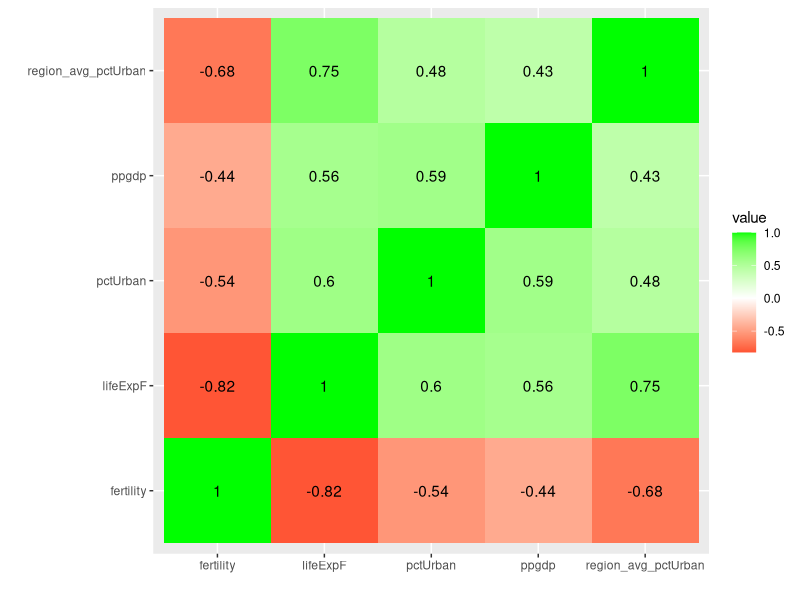
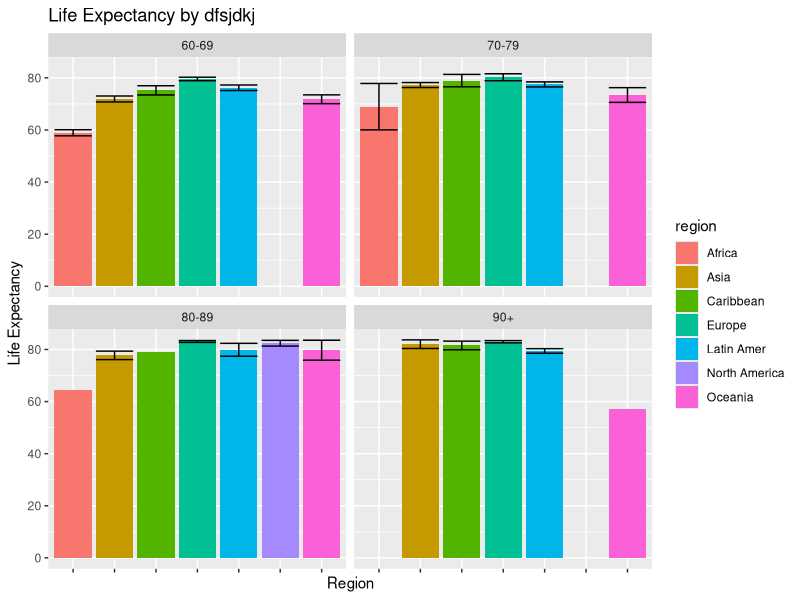
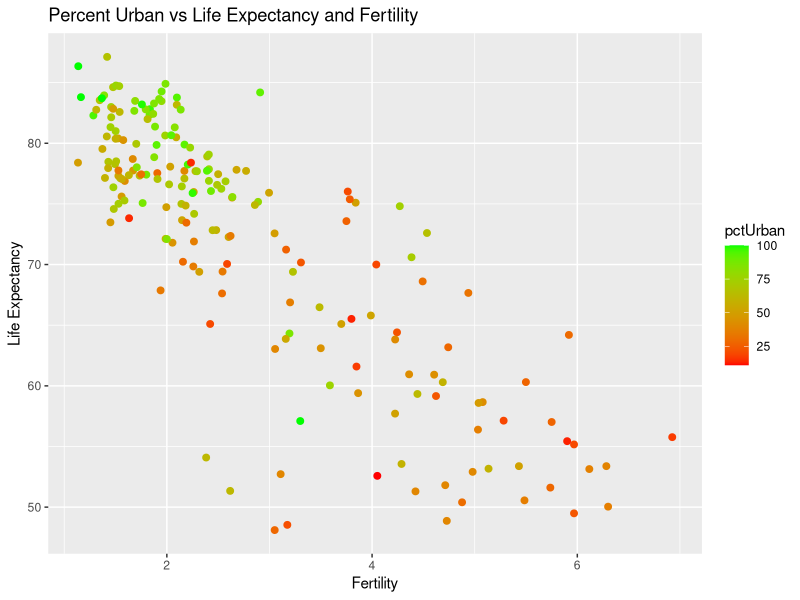
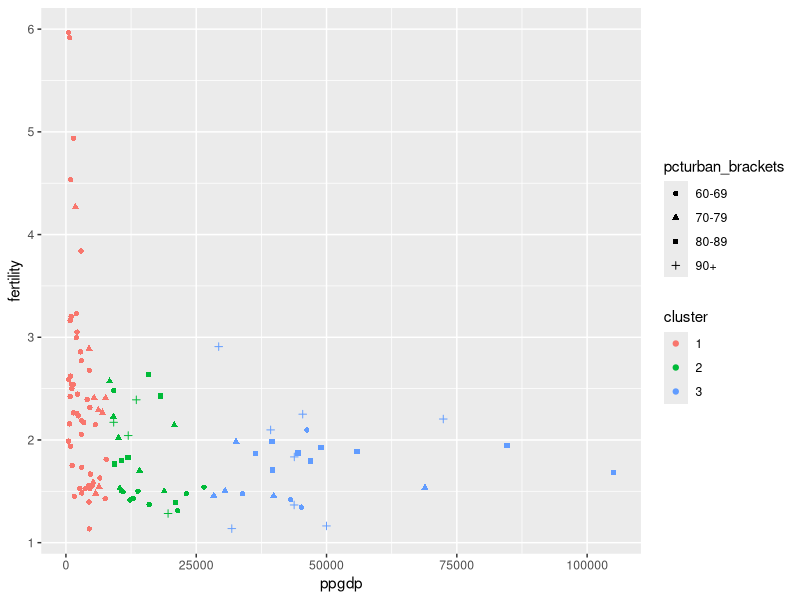

Write the R code that produced these figures, in order.
## ---- chunk 1
knitr::opts_chunk$set(echo = TRUE)
## ---- chunk 2
library(carData)
library(dplyr)
library(tidyverse)
library(data.table)
u = UN %>% na.omit()
setDT(u, keep.rownames = "country")
u1 = u %>% select(country, region, group, fertility, lifeExpF) 
u2 = u %>% select(country, ppgdp, pctUrban)

u1 = u1 %>% pivot_wider(names_from = region, values_from = fertility)
u1 = u1 %>% pivot_longer(c(4:10), names_to = "region", values_to = "fertility") %>% na.omit()
## ---- chunk 3
u_full = u1 %>% left_join(u2) #joining by country
## ---- chunk 4
u_full = u_full %>% mutate_at(c("group"),as.character)
u_full = u_full %>% mutate(pcturban_brackets = case_when(pctUrban >= 90 ~ "90+", 80 <= pctUrban & pctUrban <= 89 ~ "80-89", 70 <= pctUrban & pctUrban <= 79 ~ "70-79", pctUrban <= 69 ~ "60-69"))
u_full = u_full %>% group_by(region) %>% mutate(region_avg_pctUrban = mean(pctUrban))

u_full %>% group_by(region) %>% summarise(mean(ppgdp))

u_full %>% select(country, lifeExpF, ppgdp) %>% filter (ppgdp > mean(ppgdp)) %>% group_by(country) %>% arrange(desc(ppgdp))

u_full = u_full %>% ungroup()
## ---- chunk 5
u_full %>% summarize_if(is.numeric, mean)
u_full %>% summarize_if(is.numeric, sd)
u_full %>% summarize_if(is.numeric, var)
u_full %>% summarize_if(is.numeric, min)
u_full %>% summarize_if(is.numeric, max)
u_full %>% summarize_if(is.numeric, n_distinct)

u_full %>% filter(region == "Asia" | region == "Europe" | region == "Latin Amer" | region == "Caribbean") %>% group_by(region) %>% summarize_if(is.numeric,mean)

u_full %>% filter(region == "Asia" | region == "Europe" | region == "Latin Amer" | region == "Caribbean") %>% group_by(region) %>% summarize_if(is.numeric,min)

u_full %>% filter(region == "Asia" | region == "Europe" | region == "Latin Amer" | region == "Caribbean") %>% group_by(region) %>% summarize_if(is.numeric,max)

u_full %>% filter(region == "Asia" | region == "Europe" | region == "Latin Amer" | region == "Caribbean") %>% group_by(region) %>% summarize_if(is.numeric,sd)

## ---- chunk 6
u_full %>% select_if(is.numeric) %>% cor %>% as.data.frame %>% rownames_to_column %>% pivot_longer(-1) %>% ggplot(aes(rowname,name,fill=value)) +
  geom_tile() +
  geom_text(aes(label=round(value,2))) +
  xlab("")+ylab("")+scale_fill_gradient2(low="red",high="green")



## ---- chunk 7
u_full %>% ggplot(aes(x = region, y = lifeExpF, fill = region)) +
  geom_bar(stat="summary",fun.y="mean",position="dodge") +
  geom_errorbar(stat="summary",position="dodge") +
  facet_wrap(~pcturban_brackets) + 
  ggtitle("Life Expectancy by dfsjdkj") + 
  theme(axis.text.x = element_blank(), legend.position = "right") + 
  scale_y_continuous(labels=scales::label_number()) +
  xlab("Region") +
  ylab("Life Expectancy")

## ---- chunk 8
u_full %>% ggplot(aes(fertility, lifeExpF)) + 
  geom_point(size=2,aes(color=pctUrban)) +
  scale_color_gradient(low="red",high="green") +
  ggtitle("Percent Urban vs Life Expectancy and Fertility") +
  xlab("Fertility") +
  ylab("Life Expectancy") 
## ---- chunk 9
library(cluster)
three_regions = u_full %>% filter(region == "Asia" | region == "Europe" | region == "Latin Amer") 
pam1 = three_regions %>% pam(k=3)

pamcluster = three_regions %>% mutate(cluster=as.factor(pam1$cluster))
pamcluster %>% ggplot(aes(ppgdp,fertility,color=cluster,shape=pcturban_brackets)) +
  geom_point()
